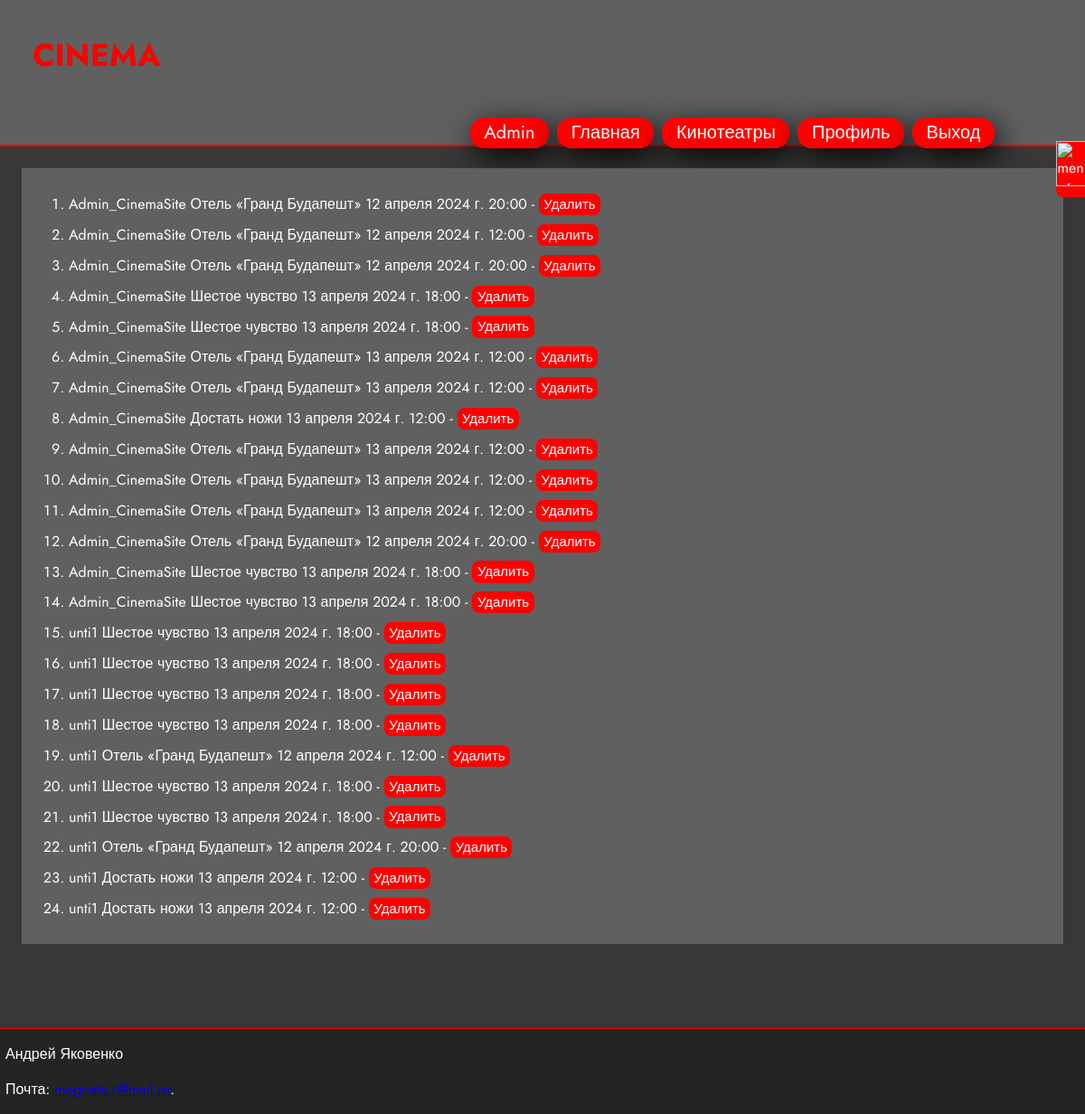
/manage/booking (signed in), run on an earlier commit of the app's database.
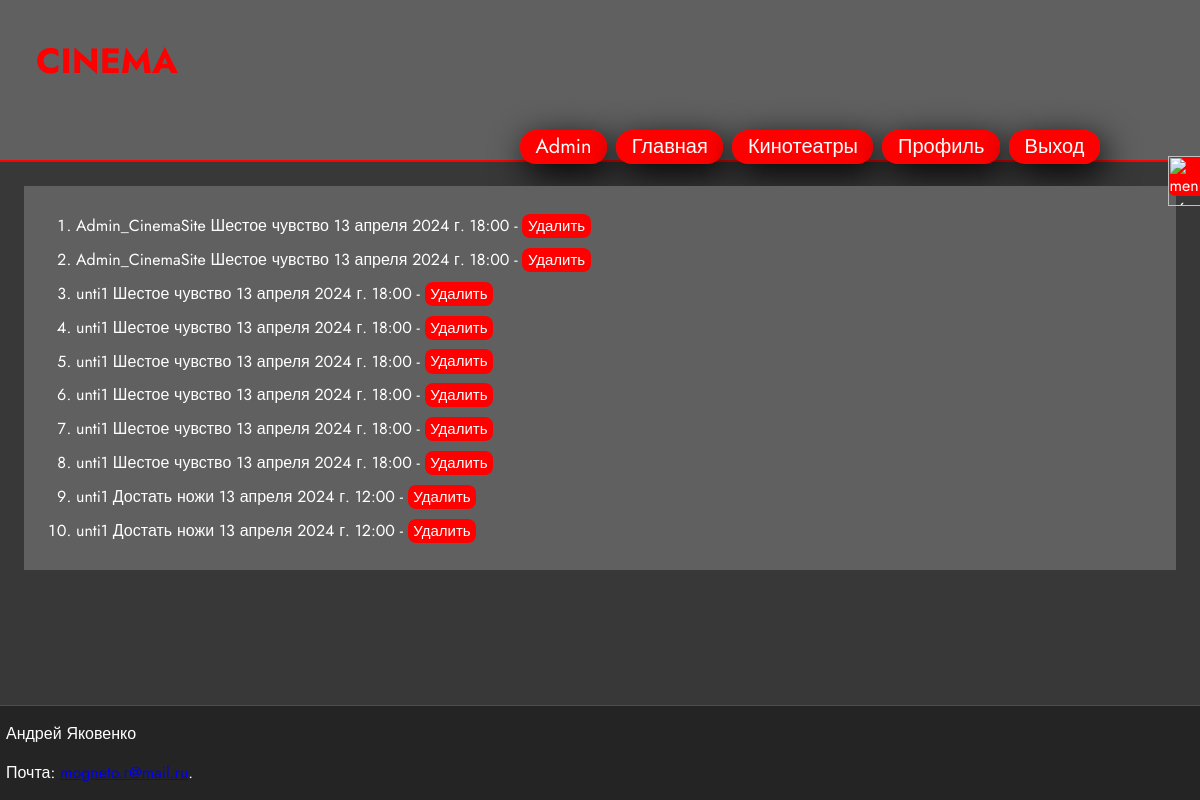
And on a later commit of the database.
### card/models.py (models this page shows, shortened)
class Booking(models.Model):
    user = models.ForeignKey(User, on_delete=models.CASCADE)
    cinema = models.ForeignKey(Cinema, on_delete=models.CASCADE)
    hall = models.ForeignKey(Hall, on_delete=models.CASCADE)
    position = models.CharField(max_length=10)
    resault_price = models.CharField(max_length=15)
    film = models.ForeignKey(Film, on_delete=models.CASCADE)
    screening = models.ForeignKey('Screening', on_delete=models.CASCADE)

class Film(models.Model):
    title = models.CharField(max_length=50)
    category = models.ManyToManyField(Category)
    img_url = models.URLField()
    discription =  models.CharField(max_length=1000)
    year = models.IntegerField(null=True)
    country = models.CharField(max_length=50)
    director = models.ManyToManyField(Director)
    duration = models.IntegerField(null=True)

class Screening(models.Model):
    cinema = models.ForeignKey(Cinema, on_delete=models.CASCADE)
    hall = models.ForeignKey(Hall, on_delete=models.CASCADE)
    film = models.ForeignKey(Film, on_delete=models.CASCADE)
    start_time = models.DateTimeField()
    end_time = models.DateTimeField()

### card/views.py (the view)
# urls.py: path('manage/booking', views.booking_list, name='booking_list'),
@login_required
@user_passes_test(employer_check)
def booking_list(request):
    bookings = Booking.objects.all()
    menu_items = MenuItem.objects.filter(parent__isnull=True)
    return render(request, 'manage/bookings/booking_list.html', {'bookings': bookings, 'menu_items': menu_items})

### card/views.py (called while the page is built)
def employer_check(user):
    return user.profile.is_employer

### card/templates/manage/bookings/booking_list.html (shortened to what this page needs)
{% extends "card/base.html" %}
{%block content%}
    <div class='list_div'>
        <ol>
            {%for booking in bookings %}
                <li>
                    {{booking.user}} {{booking.film.title}} {{booking.screening.start_time}} -
                    <a href="{% url 'delete_booking' pk=booking.pk%}">Удалить</a>
                </li>
            {%endfor%}
        </ol>
    </div>
{%endblock%}

### card/templates/card/base.html (shortened to what this page needs)
{% load static %}
<html lang="en">
<head>
    <link rel='stylesheet' href={% static "css/base.css" %}>
</head>
<body>
    <header id='header'>
        <h3>CINEMA</h3>
        {% if user.is_authenticated %}
            <div id='button_base'>
                {% if user.is_superuser %}
                    <a class='a_base' id='admin' href="/admin">Admin</a>
                {% endif %}
                <a class='a_base' id='main_list' href="{% url 'main_list' %}" >Главная</a>
                <a class='a_base' href="{% url 'cinemas' %}" >Кинотеатры</a>
                <a class='a_base' href="{% url 'profile' %}" >Профиль</a>
                <a class='a_base' id='logout' href="{% url 'logout' %}">Выход</a>
            </div>
        {% else %}
            <div id='button_base'>
                <a class='a_base' id='main_list' href="{% url 'main_list' %}" >Главная</a>
                <a class='a_base' id='login' href="{% url 'login' %}">Вход</a>
                <a class='a_base' href="{% url 'register'%}">Регистрация</a>
            </div>
        {% endif %}
    </header>
    <div id='bar_click'>
        <img id='bar_click_img' width="50" height="50" src="https://img.icons8.com/ios-filled/50/menu--v6.png" alt="menu--v6"/>
    </div>
    {% block content %}
    {% endblock %}
    <br><br><br>
    <footer id="footer">
        <p>Андрей Яковенко</p>
        <p>Почта: <a href="mailto:mogneto.r@mail.ru">mogneto.r@mail.ru</a>.</p>
    </footer>
</body>
</html>

### card/static/css/base.css (style rules this page uses)
body { min-height: 100vh; width: 100%; margin: 0 auto; display: flex; flex-direction: column; background-color: #383838; color: #fff; font-family: 'Jost', sans-serif; }
#header { height: 20%; background-color: rgba(255, 255, 255, 0.2); margin: 0; border-bottom: solid 2px #ff0000; color: #ff0000; font-size: 30px; }
#header h3 { margin-left: 3%; }
#header a { padding-left: 2%; padding-right: 2%; padding-top: 0.3%; padding-bottom: 0.3%; color: #fff; background-color: #ff0000; border-radius: 16px; text-decoration: none; font-size: 20px; transition-duration: 0.3s; transition-property: all; }
#button_base { height: 30%; width: 65%; float: right; text-align: center; margin-left: 58%; }
.a_base { box-shadow: 5px 10px 35px black; }
#bar_click { height: 5%; width: 2.7%; position:fixed; z-index: 1001; right: 0; margin-top: 13%; background-color: #ff0000; border-radius: 8px 0px 0px 8px; border: none; transition-duration: 0.3s; transition-property: all; }
.list_div { margin: 2%; padding: 1%; background-color: rgb(96, 96, 96); }
.list_div li { margin-bottom: 1%; }
.list_div a { text-decoration: none; padding-left: 0.5%; padding-right: 0.5%; padding-top: 0.1%; padding-bottom: 0.1%; color: #fff; background-color: #ff0000; border-radius: 8px; text-decoration: none; font-size: 15px; transition-duration: 0.3s; transition-property: all; }
#footer { width: 99.5%; background-color: #242424; padding-left: 0.5%; border-top: 1px solid rgb(255, 0, 0); margin-top: auto; }

What changed in the data, as far as the page shows it:
removed Booking: user "Admin_CinemaSite", film "Отель «Гранд Будапешт»", screening.start_time "12 апреля 2024 г. 20:00"
removed Booking: user "Admin_CinemaSite", film "Отель «Гранд Будапешт»", screening.start_time "12 апреля 2024 г. 12:00"
removed Booking: user "Admin_CinemaSite", film "Отель «Гранд Будапешт»", screening.start_time "12 апреля 2024 г. 20:00"
removed Booking: user "Admin_CinemaSite", film "Шестое чувство", screening.start_time "13 апреля 2024 г. 18:00"
removed Booking: user "Admin_CinemaSite", film "Шестое чувство", screening.start_time "13 апреля 2024 г. 18:00"
removed Booking: user "Admin_CinemaSite", film "Отель «Гранд Будапешт»", screening.start_time "13 апреля 2024 г. 12:00"
removed Booking: user "Admin_CinemaSite", film "Отель «Гранд Будапешт»", screening.start_time "13 апреля 2024 г. 12:00"
removed Booking: user "Admin_CinemaSite", film "Достать ножи", screening.start_time "13 апреля 2024 г. 12:00"
removed Booking: user "Admin_CinemaSite", film "Отель «Гранд Будапешт»", screening.start_time "13 апреля 2024 г. 12:00"
removed Booking: user "Admin_CinemaSite", film "Отель «Гранд Будапешт»", screening.start_time "13 апреля 2024 г. 12:00"
removed Booking: user "Admin_CinemaSite", film "Отель «Гранд Будапешт»", screening.start_time "13 апреля 2024 г. 12:00"
removed Booking: user "Admin_CinemaSite", film "Отель «Гранд Будапешт»", screening.start_time "12 апреля 2024 г. 20:00"
removed Booking: user "unti1", film "Отель «Гранд Будапешт»", screening.start_time "12 апреля 2024 г. 12:00"
removed Booking: user "unti1", film "Отель «Гранд Будапешт»", screening.start_time "12 апреля 2024 г. 20:00"
